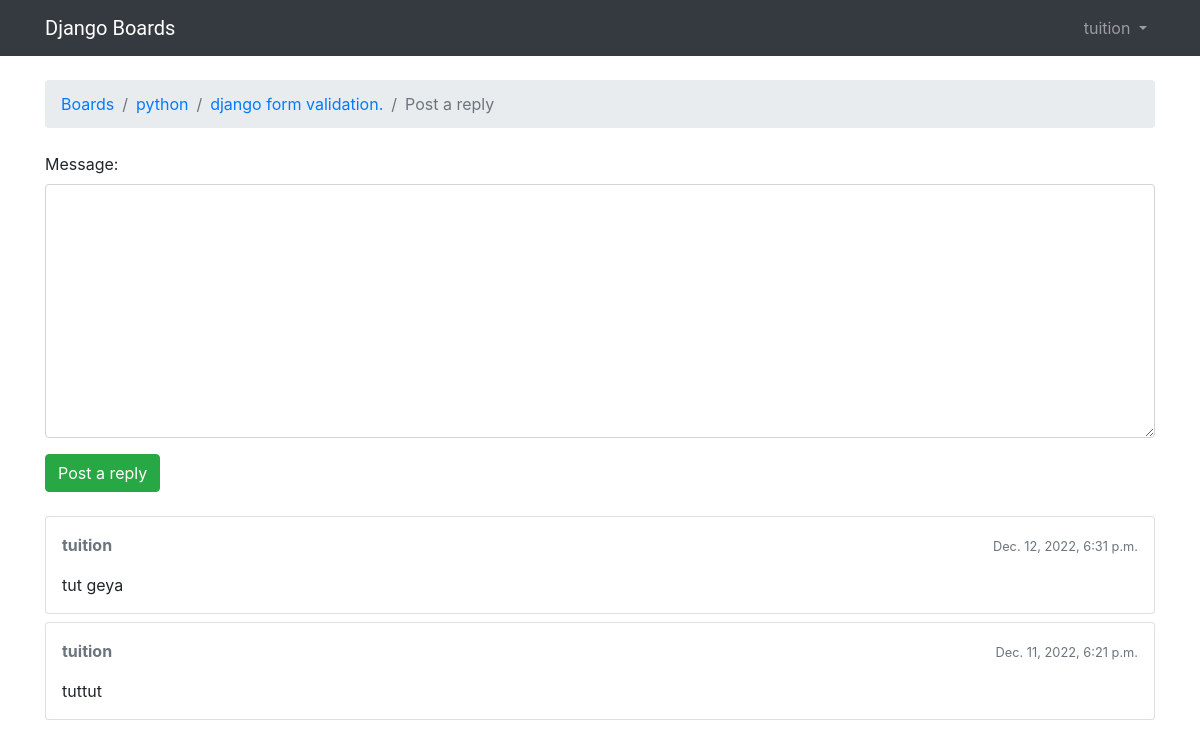
Screenshot of /boards/1/topics/1/reply/ (signed in) with the database file from the repository.
### boards/models.py (models this page shows, shortened)
class Topic(models.Model):
    subject = models.CharField(max_length=255)
    last_updated = models.DateTimeField(auto_now_add=True)
    board = models.ForeignKey(Board, on_delete=models.CASCADE, related_name='topics')
    starter = models.ForeignKey(User, on_delete=models.CASCADE, related_name='topics')
    views = models.PositiveIntegerField(default=0)
    def get_recent_ten_post(self):
        return self.posts.order_by('-created_at')[:2]

class Board(models.Model):
    name = models.CharField(max_length=30, unique=True)
    description = models.CharField(max_length=100)

class Post(models.Model):
    message = models.TextField(max_length=4000)
    topic = models.ForeignKey(Topic, on_delete=models.CASCADE, related_name='posts')
    created_at = models.DateTimeField(auto_now_add=True)
    updated_at = models.DateTimeField(null=True)
    created_by = models.ForeignKey(User, on_delete=models.CASCADE, related_name='posts')
    updated_by = models.ForeignKey(User, null=True, on_delete=models.CASCADE, related_name='+')

### boards/views.py (the view)
# urls.py: re_path(r'^boards/(?P<pk>\d+)/topics/(?P<topic_pk>\d+)/reply/$', views.reply_topic, name='reply'),
@login_required
def reply_topic(request, pk, topic_pk):
    topic = get_object_or_404(Topic, board__pk=pk, pk=topic_pk)
    if request.method == 'POST':
        form = PostForm(request.POST)
        if form.is_valid():
            post = form.save(commit=False)
            post.topic = topic
            post.created_by = request.user
            post.save()
            topic.last_updated = timezone.now()
            topic.save()
            topic_url = reverse('post_list', kwargs={'pk': pk, 'topic_pk': topic_pk})
            topic_post_url = '{url}?page={page}#{id}'.format(
                url=topic_url,
                id=post.pk,
                page=topic.get_page_count()
            )
            return redirect(topic_post_url)
    else:
        form = PostForm()
    return render(request, 'boards/reply_topic.html', {'topic': topic, 'form': form})

### boards/forms.py
class PostForm(forms.ModelForm):
    class Meta:
        model = Post
        fields = ['message', ]

### accounts/templatetags/form_tags.py (called while the page is built)
@register.filter
def input_class(bound_field):
    css_class = ''
    if bound_field.form.is_bound:
        if bound_field.errors:
            css_class = 'is-invalid'
        elif field_type(bound_field) != 'PasswordInput':
            css_class = 'is-valid'
    return 'form-control {}'.format(css_class)

### templates/boards/reply_topic.html (shortened to what this page needs)
{% extends 'base.html' %}
{% load static %}
{% block breadcrumb %}
  <li class="breadcrumb-item"><a href="{% url 'board_list' %}">Boards</a></li>
  <li class="breadcrumb-item"><a href="{% url 'topic_list' topic.board.pk %}">{{ topic.board.name }}</a></li>
  <li class="breadcrumb-item"><a href="{% url 'post_list' topic.board.pk topic.pk %}">{{ topic.subject }}</a></li>
  <li class="breadcrumb-item active">Post a reply</li>
{% endblock %}
{% block content %}
  <form method="post" class="mb-4">
    {% include 'includes/form.html' %}
    <button type="submit" class="btn btn-success">Post a reply</button>
  </form>
  {% for post in topic.get_recent_ten_post %}
    <div class="card mb-2">
      <div class="card-body p-3">
        <div class="row mb-3">
          <div class="col-6">
            <strong class="text-muted">{{ post.created_by.username }}</strong>
          </div>
          <div class="col-6 text-right">
            <small class="text-muted">{{ post.created_at }}</small>
          </div>
        </div>
        {{ post.message }}
      </div>
    </div>
  {% endfor %}
{% endblock %}

### templates/base.html (shortened to what this page needs)
{% load static %}<!DOCTYPE html>
<html>
    <head>
        <link rel="stylesheet" href="{% static 'css/bootstrap.min.css' %}">
        <link rel="stylesheet" href="{% static 'css/app.css' %}">
    </head>
    <body>
        {% block body %}
        <nav class="navbar navbar-expand-sm navbar-dark bg-dark">
            <div class="container">
              <a class="navbar-brand" href="{% url 'board_list' %}">Django Boards</a>
              <div class="collapse navbar-collapse" id="mainMenu">
                {% if user.is_authenticated %}
                <ul class="navbar-nav ml-auto">
                  <li class="nav-item dropdown">
                    <a class="nav-link dropdown-toggle" href="#" id="userMenu" data-toggle="dropdown" aria-haspopup="true" aria-expanded="false">
                      {{ user.username }}
                    </a>
                  </li>
                </ul>
                {% else %}
                    <form class="form-inline ml-auto">
                        <a href="{% url 'sign_in' %}" class="btn btn-outline-secondary">Log in</a>
                        <a href="{% url 'sign_up' %}" class="btn btn-primary ml-2">Sign up</a>
                    </form>
                {% endif %}
              </div>
            </div>
          </nav>
        <div class="container">
            <ol class="breadcrumb my-4">
            {% block breadcrumb %}
            {% endblock %}
            </ol>
            {% block content %}
            {% endblock %}
        </div>
        {% endblock body %}
    </body>
</html>

### static/css/app.css (style rules this page uses)
.navbar-brand { font-family: 'Aref Ruqaa Ink', serif; font-family: 'Nerko One', cursive; font-family: 'Roboto', sans-serif; }

### rows the page displays
Topic: board.name "python", subject "django form validation."
Post: created_by.username "tuition", created_at "Dec. 12, 2022, 6:31 p.m.", message "tut geya"
Post: created_by.username "tuition", created_at "Dec. 11, 2022, 6:21 p.m.", message "tuttut"

### other values shown
{{ user.username }} "tuition"
{{ field.label_tag }} "Message:"
